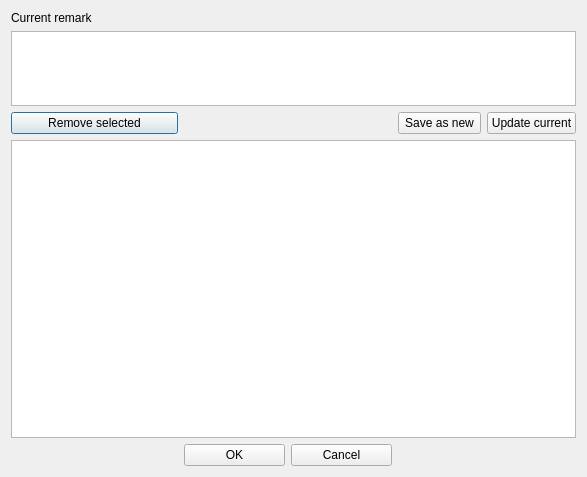
<?xml version="1.0" encoding="UTF-8"?>
<ui version="4.0">
 <class>DlgReservationRemarks</class>
 <widget class="QDialog" name="DlgReservationRemarks">
  <property name="geometry">
   <rect>
    <x>0</x>
    <y>0</y>
    <width>587</width>
    <height>477</height>
   </rect>
  </property>
  <property name="windowTitle">
   <string>Remarks templates</string>
  </property>
  <layout class="QGridLayout" name="gridLayout">
   <item row="0" column="0" colspan="3">
    <widget class="QLabel" name="label">
     <property name="text">
      <string>Current remark</string>
     </property>
    </widget>
   </item>
   <item row="1" column="0" colspan="5">
    <widget class="QTextEdit" name="teText">
     <property name="sizePolicy">
      <sizepolicy hsizetype="Preferred" vsizetype="Expanding">
       <horstretch>0</horstretch>
       <verstretch>1</verstretch>
      </sizepolicy>
     </property>
    </widget>
   </item>
   <item row="2" column="0">
    <widget class="QPushButton" name="btnRemoveSelected">
     <property name="text">
      <string>Remove selected</string>
     </property>
    </widget>
   </item>
   <item row="2" column="3">
    <widget class="QPushButton" name="btnSaveAs">
     <property name="text">
      <string>Save as new</string>
     </property>
    </widget>
   </item>
   <item row="2" column="4">
    <widget class="QPushButton" name="btnSaveCurrent">
     <property name="text">
      <string>Update current</string>
     </property>
    </widget>
   </item>
   <item row="3" column="0" colspan="5">
    <widget class="EQTableWidget" name="tblData">
     <property name="sizePolicy">
      <sizepolicy hsizetype="Expanding" vsizetype="Expanding">
       <horstretch>0</horstretch>
       <verstretch>4</verstretch>
      </sizepolicy>
     </property>
     <property name="editTriggers">
      <set>QAbstractItemView::NoEditTriggers</set>
     </property>
     <property name="selectionMode">
      <enum>QAbstractItemView::NoSelection</enum>
     </property>
     <attribute name="horizontalHeaderVisible">
      <bool>false</bool>
     </attribute>
     <attribute name="verticalHeaderVisible">
      <bool>false</bool>
     </attribute>
     <attribute name="verticalHeaderDefaultSectionSize">
      <number>50</number>
     </attribute>
     <column>
      <property name="text">
       <string>New Column</string>
      </property>
     </column>
     <column>
      <property name="text">
       <string>New Column</string>
      </property>
     </column>
    </widget>
   </item>
   <item row="4" column="0">
    <spacer name="horizontalSpacer">
     <property name="orientation">
      <enum>Qt::Horizontal</enum>
     </property>
     <property name="sizeHint" stdset="0">
      <size>
       <width>162</width>
       <height>20</height>
      </size>
     </property>
    </spacer>
   </item>
   <item row="4" column="1">
    <widget class="QPushButton" name="btnOk">
     <property name="text">
      <string>OK</string>
     </property>
    </widget>
   </item>
   <item row="4" column="2">
    <widget class="QPushButton" name="btnCancel">
     <property name="text">
      <string>Cancel</string>
     </property>
    </widget>
   </item>
   <item row="4" column="3" colspan="2">
    <spacer name="horizontalSpacer_2">
     <property name="orientation">
      <enum>Qt::Horizontal</enum>
     </property>
     <property name="sizeHint" stdset="0">
      <size>
       <width>178</width>
       <height>20</height>
      </size>
     </property>
    </spacer>
   </item>
   <item row="2" column="1" colspan="2">
    <spacer name="horizontalSpacer_3">
     <property name="orientation">
      <enum>Qt::Horizontal</enum>
     </property>
     <property name="sizeHint" stdset="0">
      <size>
       <width>208</width>
       <height>20</height>
      </size>
     </property>
    </spacer>
   </item>
  </layout>
 </widget>
 <customwidgets>
  <customwidget>
   <class>EQTableWidget</class>
   <extends>QTableWidget</extends>
   <header location="global">eqtablewidget.h</header>
  </customwidget>
 </customwidgets>
 <resources/>
 <connections/>
</ui>
